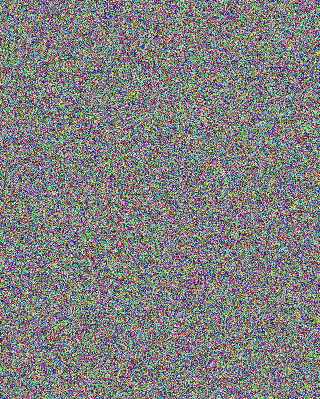
#> input picture test.png, 320 x 399 px; its folder holds only this picture in this run
$ python encrypt.py
#> lines starting #> are read from the running program, lines starting #| are printed output that depends on the picture
#> the answer given: test.png
#> the answer given: 1
from PIL import Image
import numpy as np


def imagenameWithoutExtention(imagename):
    return imagename.split('.')[0]

def encrypt(imagename):
#> called with imagename = 'test.png'
    img = Image.open(imagename)
#> img is the input picture: PIL image 320x399 RGB; mean R, G, B 127.4, 127.4, 127.3
    data = np.array(img)
    myHash =  np.random.random_integers(0,255,(data.shape))
    np.savetxt(imagenameWithoutExtention(imagename)+'.enc', myHash.flatten(), delimiter=',',fmt="%d")
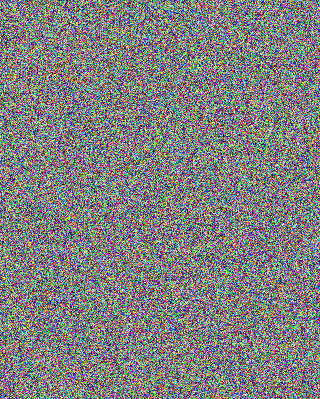
#> myHash: shape (399, 320, 3) int64; mean of channels 0, 1, 2 127.7, 127.5, 127.7; drawn as R, G, B
    toWrite=(data-myHash)
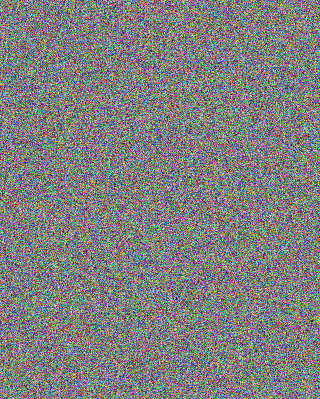
#> toWrite: shape (399, 320, 3) int64; mean R, G, B -0.3, -0.1, -0.4; drawn with min black and max white
    tata = Image.fromarray((toWrite.astype('uint8')))
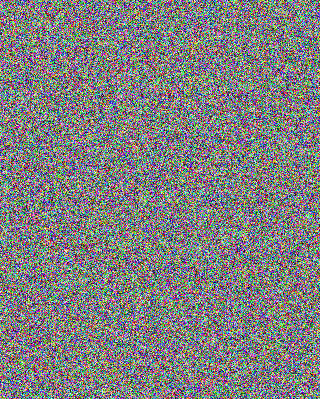
#> tata: PIL image 320x399 RGB; mean R, G, B 127.1, 127.2, 127.5
    tata.show()
    tata.save(imagenameWithoutExtention(imagename)+".png")


def decrypt(imagename):
    img = Image.open(imagenameWithoutExtention(imagename)+'.png')
    data = np.array(img)
    myHash=np.loadtxt(imagenameWithoutExtention(imagename)+".enc").reshape(data.shape)
    tata = Image.fromarray(((data+myHash).astype('uint8')))
    return tata

imagename= input("enter image name with extention: ")
user_input=int(input("\n1. Encrypt \n2. Decrypt \n\nEnter your choice : "))

if(user_input==1):
	encrypt(imagename)
elif (user_input==2):
	decrypt(imagename).show()
else:
	print("Invalid Choice")
